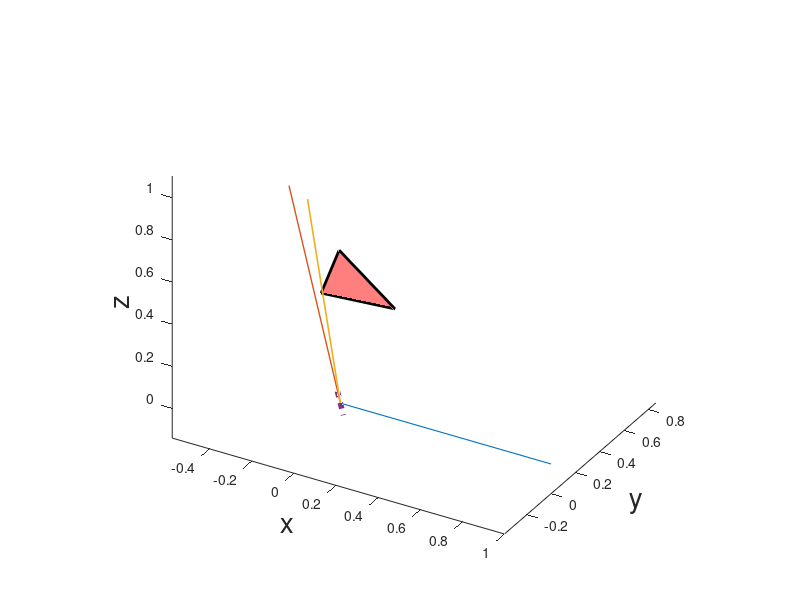

This figure's MATLAB source:
clc
clear
close all

%% Parameter initialization
va=[0.1 0 0];
vb=[-0.1 0.1 0.1];
vc=[-0.1 -0.1 1];
va=va/norm(va);
vb=vb/norm(vb);
vc=vc/norm(vc);

Ra=0.4;
Rb=0.5;
Rc=0.6;
%% Computing alphas

alpha_ab = atan2d(norm(cross(va,vb)),dot(va,vb));
alpha_bc=atan2d(norm(cross(vb,vc)),dot(vb,vc));
alpha_ac=atan2d(norm(cross(va,vc)),dot(va,vc));
alpha=[alpha_ab;alpha_bc;alpha_ac];
%% k vectors
Va=[1 0 0];
Vb=[-1 1 1];
Vc=[-1 -1 10];
Kab=Ra.*Vb+Rb.*Va;
kab=Kab/norm(Kab);
Kac=Ra.*Vc+Rc*Va;
kac=Kac/norm(Kac);
Kbc=Rb.*Vc+Rc*Vb;
kbc=Kbc/norm(Kbc);
k=[kab;kac;kbc];
%% 
R=[Ra Rb;Rb Rc;Ra Rc];

for i=1:length(alpha)
    if (alpha(i)<=90)||((360-alpha(i))<=90)
        S(i,:)=k(i,:)*(R(i,1)/sin(atan2(R(i,1),R(i,2))));
    else
        S(i,:)=k(i,:)*(sum(R(i,:))/2);
    end
end
n= cross((S(3,:)'-S(1,:)'),(S(2,:)'-S(1,:)'));
B = [0,0,0];
cp1= B + n*(Ra+Rb+Rc)/3;
cp2 = B - n*(Ra+Rb+Rc)/3;

%% Vertex coordinates
p1=S(1,:);
p2=S(2,:);
p3=S(3,:);
%% Plots
figure('color','w')
h=patch('Faces',1:3,'Vertices',[p1;p2;p3]);
set(h,'FaceColor','r','EdgeColor','k','LineWidth',2,'FaceAlpha',0.5)
axis equal vis3d
view([30 30])
xlabel('x','FontSize',20)
ylabel('y','FontSize',20)
zlabel('z','FontSize',20)

hold on 
plot3([B(1),va(1)],[B(2),va(2)],[B(3),va(3)],'LineWidth',2*Ra)
plot3([B(1),vb(1)],[B(2),vb(2)],[B(3),vb(3)],'LineWidth',2*Rb)
plot3([B(1),vc(1)],[B(2),vc(2)],[B(3),vc(3)],'LineWidth',2*Rc)

% cylinder2(Ra,va,10)
% cylinder2(Rb,vb,10)
% cylinder2(Rc,vc,10)

plot3([cp1(1) cp2(1)],[cp1(2),cp2(2)],[cp1(3),cp2(3)],'LineWidth',4,'LineStyle',':')
